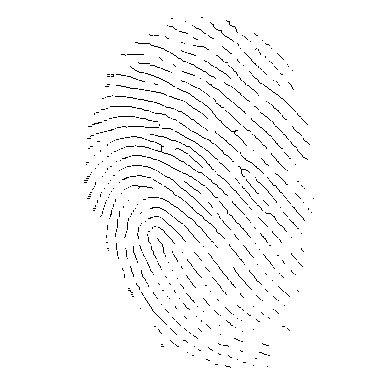
#> input picture thinned.png, 374 x 374 px
$ python fingerprint_Shi_Tomasi.py
#> lines starting #> are read from the running program, lines starting #| are printed output that depends on the picture; after the words box and inside, x2 and y2 are one past the last pixel; in counts of white or black regions, pixels touching at a corner belong together
import cv2
import numpy as np

img = cv2.imread('thinned.png', 0)
#> img: shape (374, 374); 97.4% white; black in thin lines or dots, all inside (x1, y1, x2, y2) = (84, 17, 314, 368)

corners = cv2.goodFeaturesToTrack(img, 20, 0.01, 3)
#> corners = 20 rows, first 8: [241, 169], [161, 151], [161, 146], [234, 131], [138, 187], [113, 76], [221, 30], [229, 21]
corners = np.int0(corners)

img = cv2.cvtColor(img, cv2.COLOR_GRAY2RGB)
#> img is the input picture: shape (374, 374, 3); 97.4% white; black in thin lines or dots, all inside (x1, y1, x2, y2) = (84, 17, 314, 368)

for i in corners:
    x, y = i.ravel()
    cv2.circle(img, (x, y), 5, (255, 0, 0), 1)
#> this loop made 20 passes
#> (x, y) on passes 1 to 12: (241, 169), (161, 151), (161, 146), (234, 131), (138, 187), (113, 76), (221, 30), (229, 21), (95, 206), (108, 248), (161, 344), (128, 288)
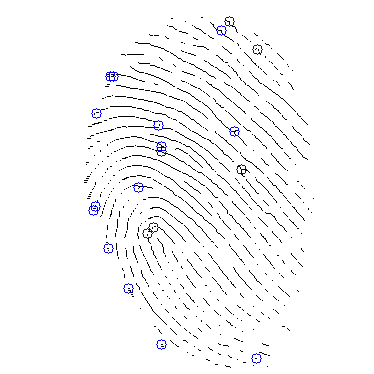
#> img: shape (374, 374, 3); 0.39% of pixels changed, all inside (x1, y1, x2, y2) = (88, 16, 263, 364)

cv2.imwrite('shi-tomasi.png', img)

cv2.imshow('Shi-Tomasi', img)
cv2.waitKey(0)
cv2.destroyAllWindows()

$ run again, with harrisshitomasi.png copied over thinned.png
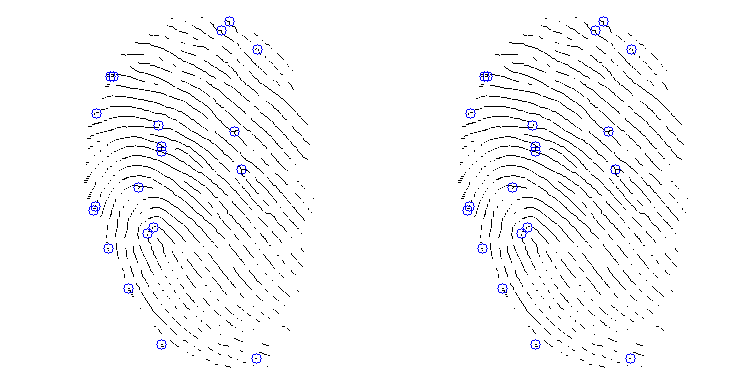
#> input picture harrisshitomasi.png, 748 x 374 px
#> corners = 20 rows, first 8: [617, 171], [243, 171], [533, 149], [159, 149], [537, 148], [163, 148], [608, 131], [234, 131]
#> the loop `for i in corners:` made 20 passes
#> after the loop `for i in corners:`:
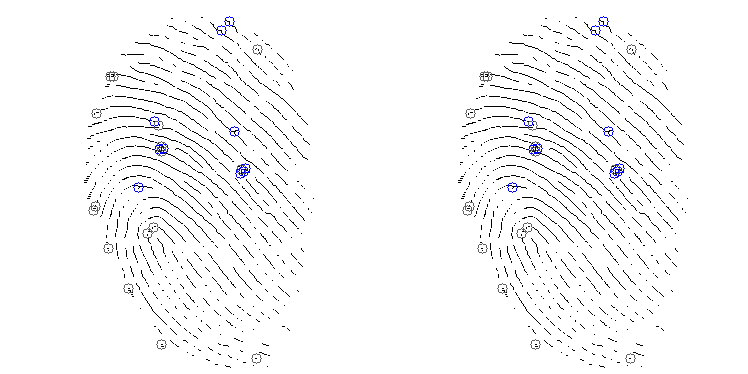
#> img: shape (374, 748, 3); mean B, G, R 248.1, 247.6, 247.6
